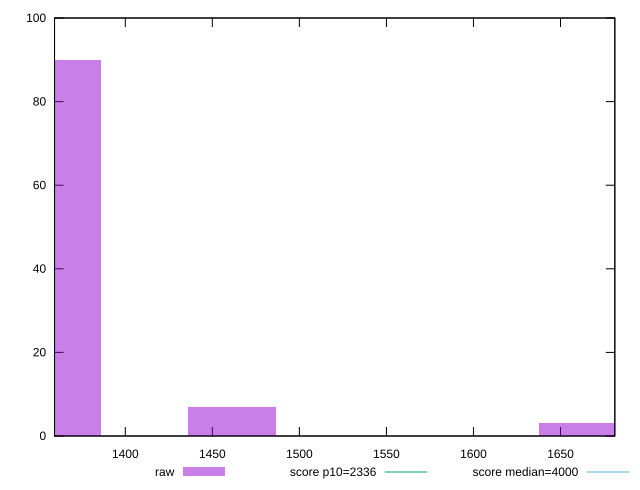

This figure's gnuplot source:
reset

$raw <<EOF
1663.0572487137217 3
1360.683203493045 90
1461.4745518999373 7
EOF

set key outside below
set boxwidth 50.39567420344611
set xrange [1359.357:1681.1979999999999]
set yrange [0:100]
set trange [0:100]
set style fill transparent solid 0.5 noborder

set parametric
set terminal svg size 640, 490 enhanced background rgb 'white'
set output "reports/report_00032_2021-02-25T10-28-15.087Z/first-meaningful-paint/samples/card/raw/histogram.svg"

plot $raw title "raw" with boxes, \
     2336,t title "score p10=2336", \
     4000,t title "score median=4000"

reset
